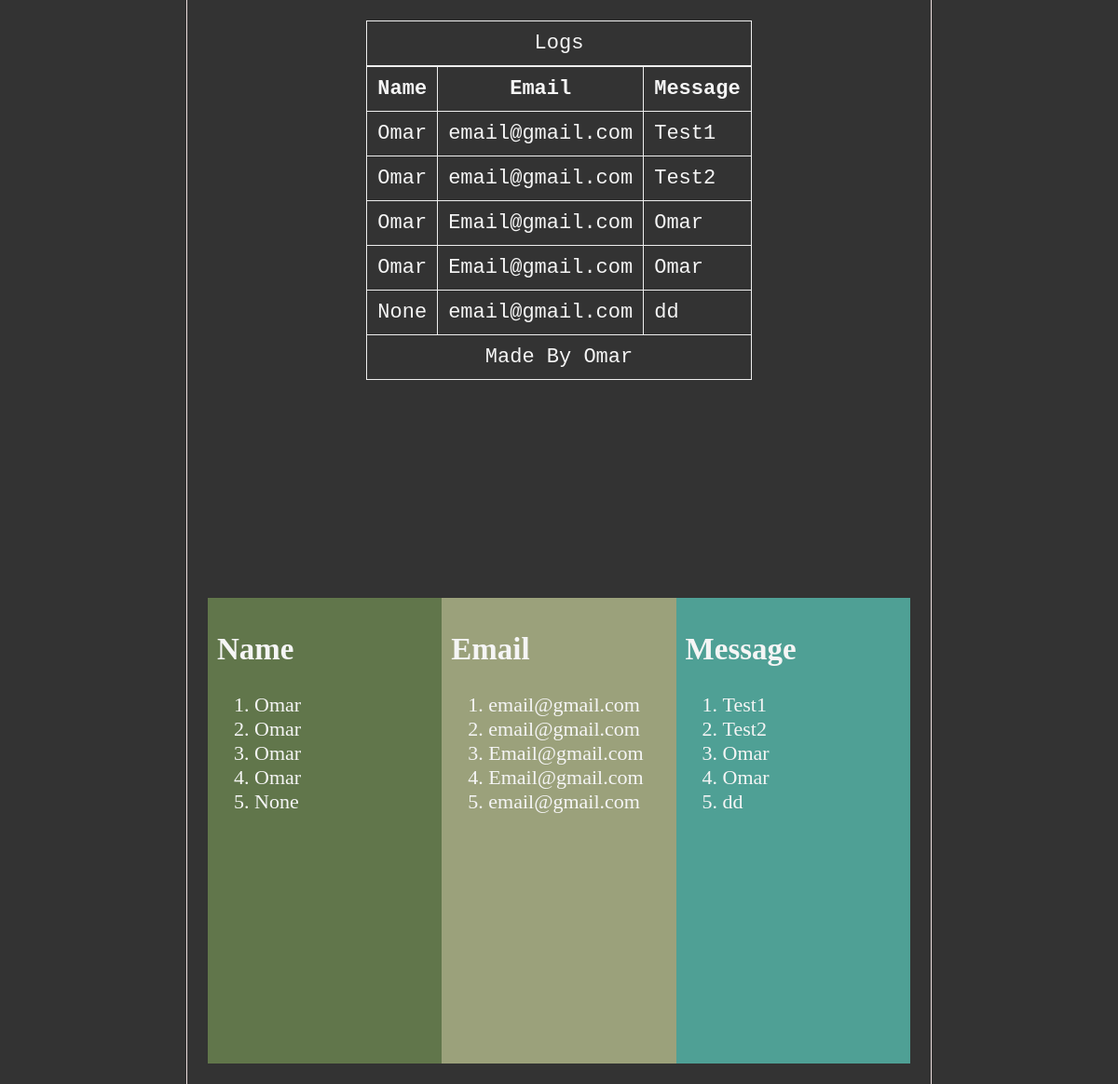
The app's page /, older data.
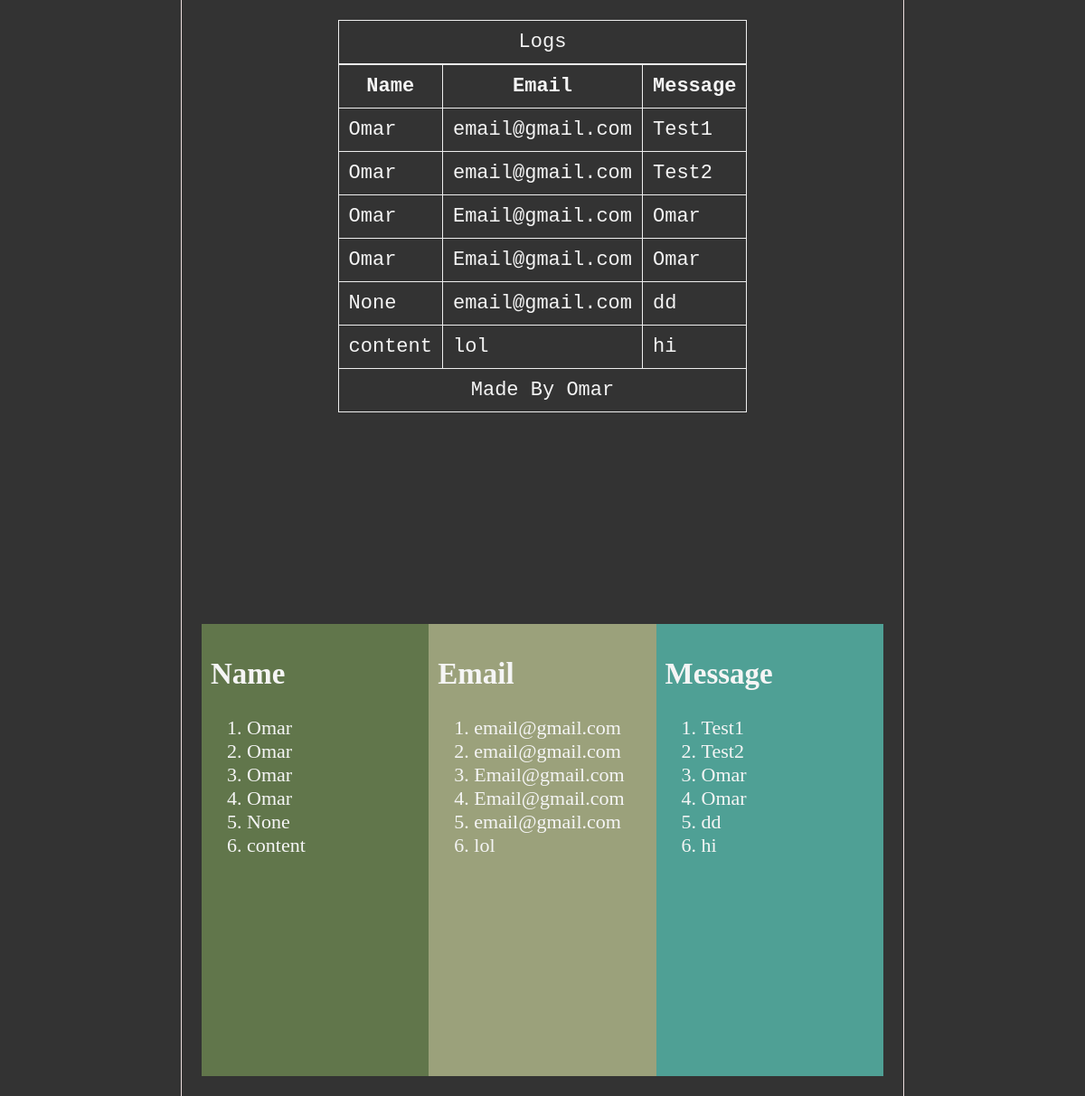
The same page, newer data.
### website/models.py (models this page shows)
class singleRequest(db.Model):
    id = db.Column(db.Integer, primary_key=True)
    date = db.Column(db.DateTime(timezone=True), default=func.now())
    email = db.Column(db.String(20000))
    name = db.Column(db.String(20000))
    message = db.Column(db.String(20000))

### website/views.py (the view, shortened to what this page needs)
@views.route('/', methods=['GET', 'POST'])
def home():
    if request.method == "GET":
        return render_template("base.html", query=singleRequest.query.all())

### website/templates/base.html (shortened to what this page needs)
<!DOCTYPE html>
<html lang="en">
  <head>
    <link rel="stylesheet" href="{{ url_for('static', filename='css/main.css') }}">
  </head>
  <body>
    <table align="center">
      <caption>Logs</caption>
      <thead>
          <tr>
              <th>Name</th>
              <th>Email</th>
              <th>Message</th>
          </tr>
      </thead>
      <tbody>
        {% for info in query %}
          <tr>
              <td>{{info.name}}</td>
              <td>{{info.email}}</td>
              <td>{{info.message}}</td>
          </tr>
        {% endfor %}
      </tbody>
      <tfoot>
          <tr>
              <td colspan="3" align="center">
          Made By Omar
              </td>
          </tr>
      </tfoot>
  </table>
  <br> <br><br><br><br><br><br><br><br>
    <div class="row">
      <div class="column" style="background-color:#61764B;">
        <h2>Name</h2>
        <ol>
          {% for info in query %}
          <li class="list-group-item">{{info.name}}
          </li>
          {% endfor %}
        </ol>
      </div>
      <div class="column" style="background-color:#9BA17B;">
        <h2>Email</h2>
        <ol>
          {% for info in query %}
          <li class="list-group-item">
            {{info.email}}
          </li>
          {% endfor %}
        </ol>
      </div>
      <div class="column" style="background-color:#4FA095;">
        <h2>Message</h2>
        <ol>
          {% for info in query %}
          <li class="list-group-item">{{info.message}}
          </li>
          {% endfor %}
        </ol>
      </div>
    </div>
  </body>
</html>

Row changes from the older to the newer data that the page shows:
added singleRequest: name "content", email "lol", message "hi"
